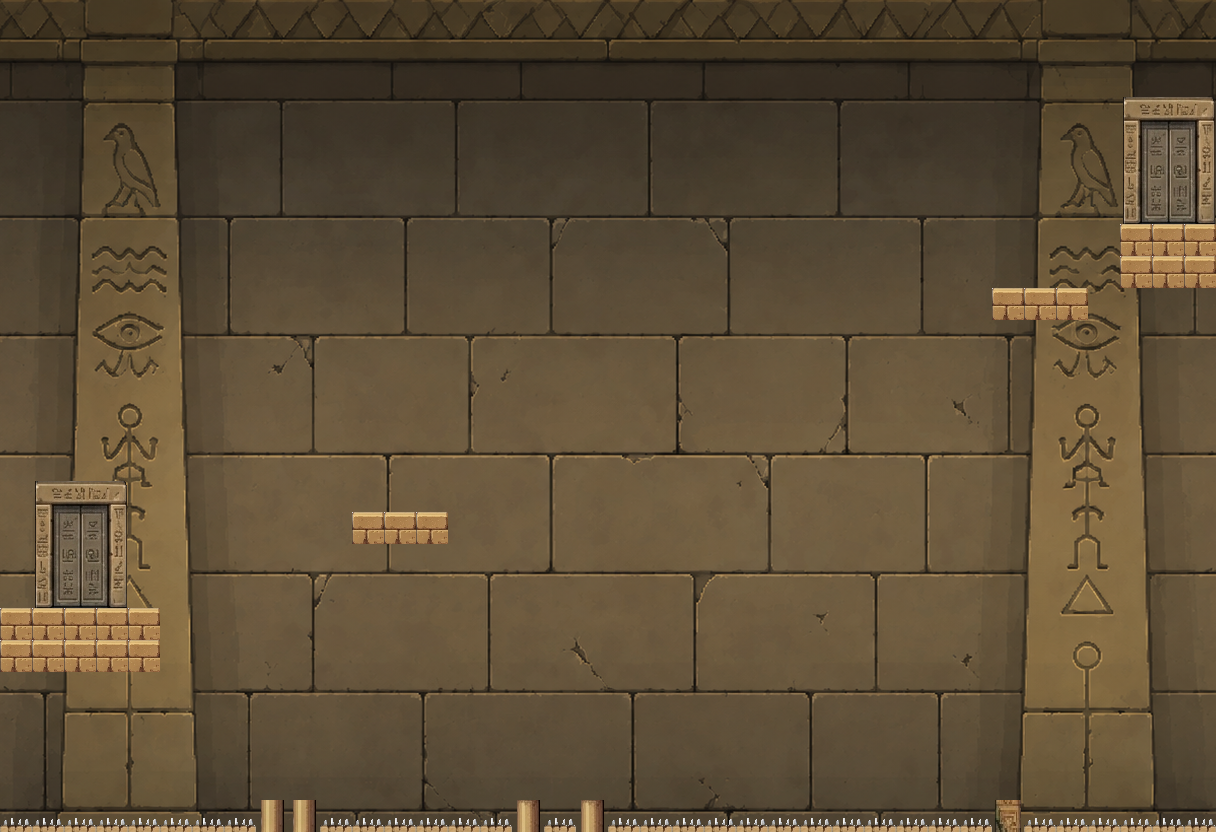

This game map was drawn from its Tiled (.tmx) file and the tilesets committed beside it. A one-line description and the trimmed map source follow:
An orthogonal 38x26 tile map with 32x32 px tiles, 2 tile layers (Livello tile 1, Livello tile 2), 3 tilesets and 11 objects (5x solid, start, mobile, finish, scarabeo, ...).

<map version="1.10" tiledversion="1.11.2" orientation="orthogonal" renderorder="right-down" width="38" height="26" tilewidth="32" tileheight="32" infinite="0" nextlayerid="51" nextobjectid="12">
 <properties>
  <property name="dimensionePersonaggio" type="float" value="57.6" />
  <property name="parallasse" type="float" value="0.75" />
 </properties>
 <tileset firstgid="1" source="Sfondo1.tsx" />
 <tileset firstgid="1537" source="Griglia.tsx" />
 <tileset firstgid="1777" source="GrigliaPresente.tsx" />
 <layer id="1" name="Livello tile 1" width="38" height="26">
  <data>[988 cells, 988 non-empty, 988 distinct tile ids]</data>
 </layer>
 <layer id="3" name="Livello tile 2" width="38" height="26">
  <data>[988 cells, 84 non-empty, 17 distinct tile ids]</data>
 </layer>
 <objectgroup id="50" name="oggetti">
  <object id="1" name="solid" x="0" y="608" width="160" height="64" />
  <object id="2" name="start" x="32" y="480" width="96" height="128" />
  <object id="3" name="solid" x="352" y="512" width="96" height="32" />
  <object id="4" name="mobile" x="672" y="416" width="80" height="16">
   <properties>
    <property name="dx" type="float" value="64" />
    <property name="dy" type="float" value="0" />
    <property name="durata" type="float" value="1.6" />
   </properties>
  </object>
  <object id="5" name="solid" x="992" y="288" width="96" height="32" />
  <object id="6" name="solid" x="1120" y="224" width="96" height="64" />
  <object id="7" name="finish" x="1120" y="96" width="96" height="128" />
  <object id="8" name="scarabeo" x="756" y="308" width="24" height="24" />
  <object id="9" name="leva" x="384" y="480" width="32" height="32" />
  <object id="10" name="solid" x="0" y="832" width="1216" height="32" />
  <object id="11" name="kill" x="0" y="813" width="1216" height="19" />
 </objectgroup>
</map>
